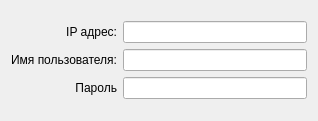
<?xml version="1.0" encoding="UTF-8"?>
<ui version="4.0">
 <class>Dialog</class>
 <widget class="QDialog" name="Dialog">
  <property name="geometry">
   <rect>
    <x>0</x>
    <y>0</y>
    <width>318</width>
    <height>121</height>
   </rect>
  </property>
  <property name="windowTitle">
   <string>Подключение к БД</string>
  </property>
  <layout class="QGridLayout" name="gridLayout">
   <item row="0" column="1">
    <layout class="QVBoxLayout" name="verticalLayout">
     <item>
      <widget class="QLineEdit" name="lineEdit"/>
     </item>
     <item>
      <widget class="QLineEdit" name="lineEdit_2"/>
     </item>
     <item>
      <widget class="QLineEdit" name="lineEdit_3">
       <property name="text">
        <string/>
       </property>
       <property name="echoMode">
        <enum>QLineEdit::Password</enum>
       </property>
      </widget>
     </item>
    </layout>
   </item>
   <item row="0" column="0">
    <layout class="QVBoxLayout" name="verticalLayout_2">
     <item>
      <widget class="QLabel" name="label">
       <property name="layoutDirection">
        <enum>Qt::RightToLeft</enum>
       </property>
       <property name="text">
        <string>IP адрес:</string>
       </property>
       <property name="alignment">
        <set>Qt::AlignRight|Qt::AlignTrailing|Qt::AlignVCenter</set>
       </property>
      </widget>
     </item>
     <item>
      <widget class="QLabel" name="label_2">
       <property name="layoutDirection">
        <enum>Qt::RightToLeft</enum>
       </property>
       <property name="text">
        <string>Имя пользователя:</string>
       </property>
       <property name="alignment">
        <set>Qt::AlignRight|Qt::AlignTrailing|Qt::AlignVCenter</set>
       </property>
      </widget>
     </item>
     <item>
      <widget class="QLabel" name="label_3">
       <property name="layoutDirection">
        <enum>Qt::RightToLeft</enum>
       </property>
       <property name="text">
        <string>Пароль</string>
       </property>
       <property name="alignment">
        <set>Qt::AlignRight|Qt::AlignTrailing|Qt::AlignVCenter</set>
       </property>
      </widget>
     </item>
    </layout>
   </item>
  </layout>
 </widget>
 <resources/>
 <connections/>
</ui>
